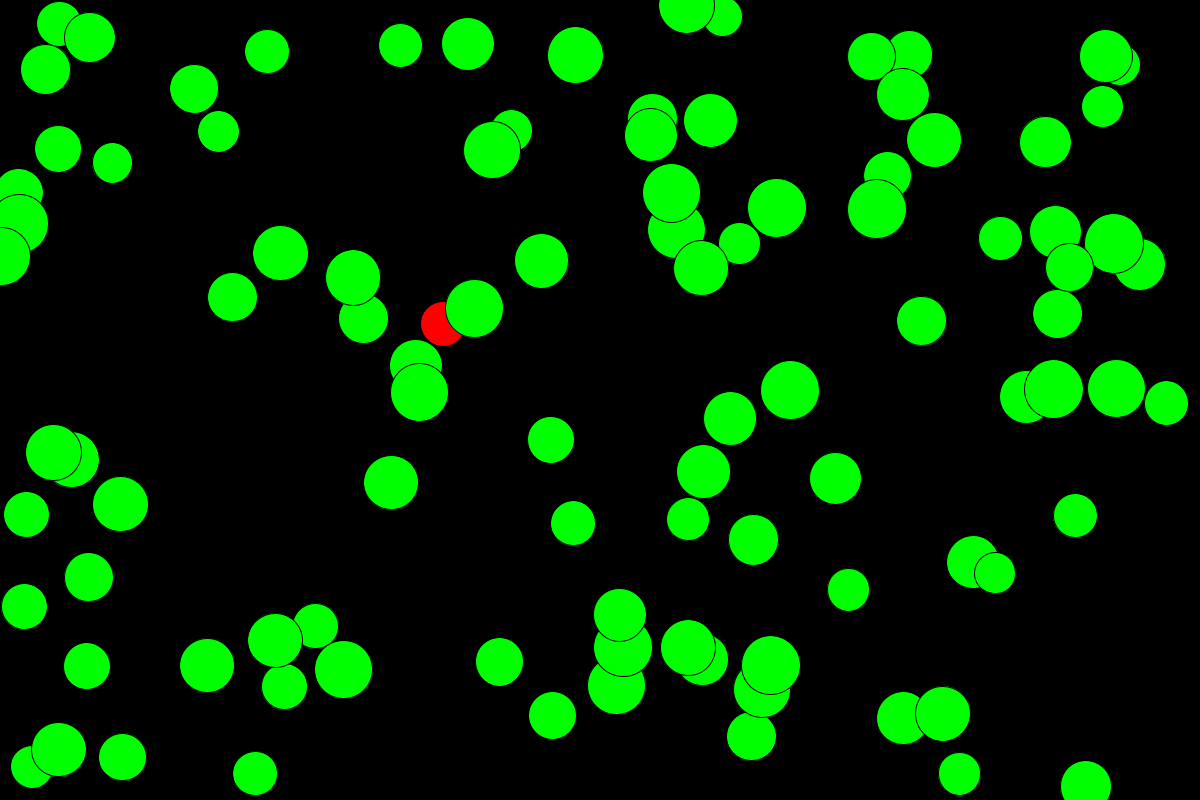
Frame 1 (no input)
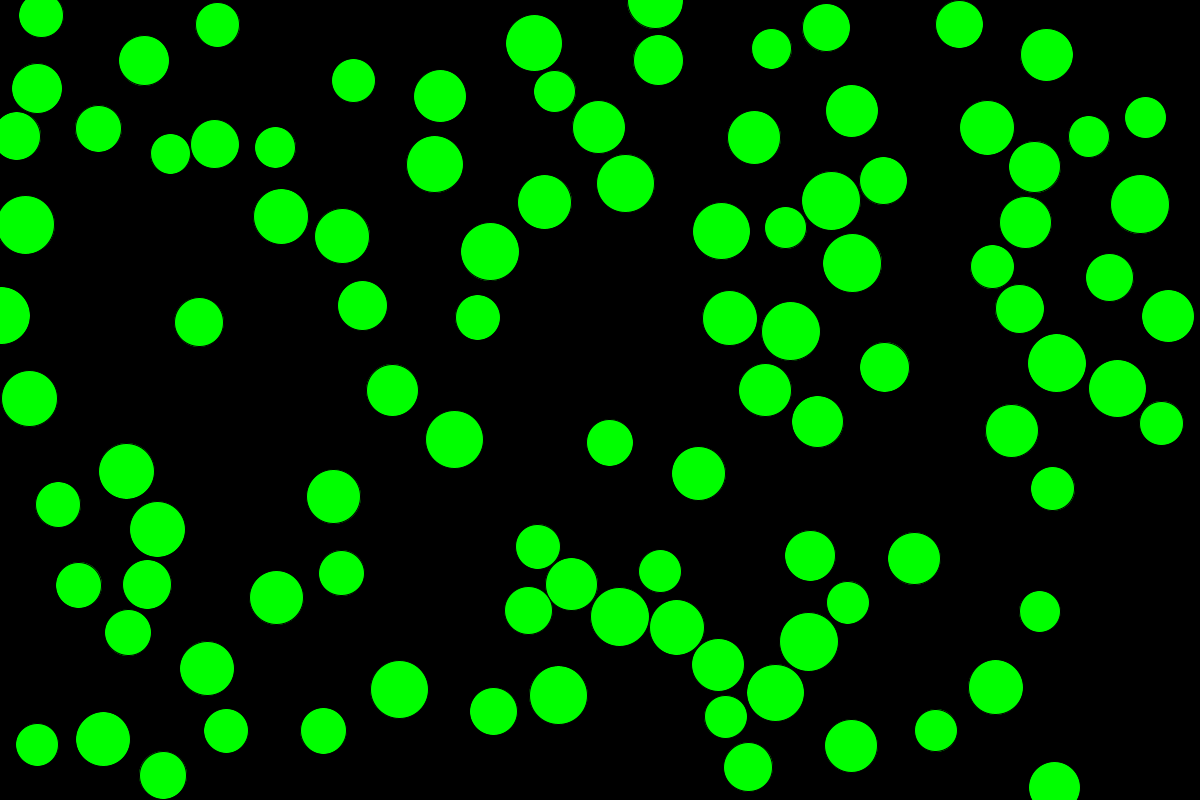
Frame 60 (the mouse pressed at the canvas centre just before this capture)
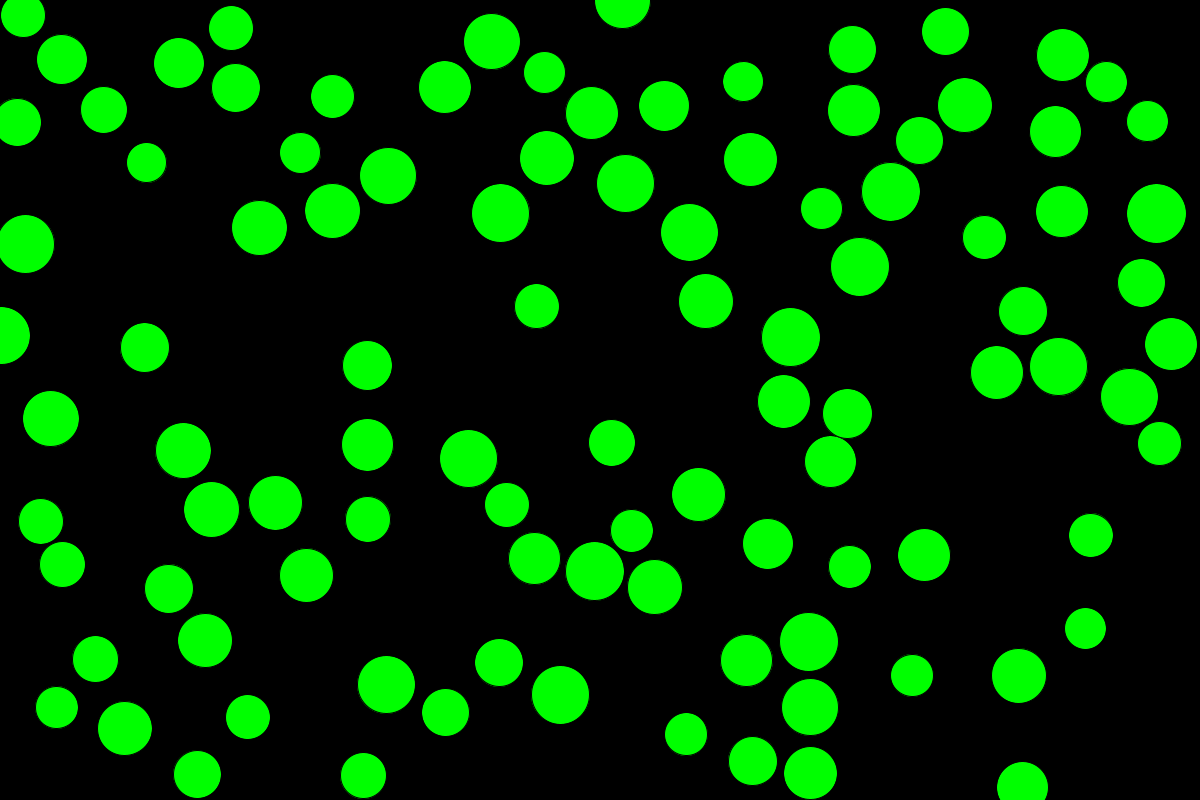
Frame 120 (the mouse held since frame 60 and released just before this capture)

The Processing sketch that drew these frames (run headless with seeded random() and noise(); from frame 60 on, the mouse is pressed at the canvas centre):

// Processing sketch: Collision_Balls_with_many_balls
// ── Collision_Balls_with_many_balls.pde
 int count =100;
float[] size = new float[count];
PVector[] loc=new PVector[count];
PVector[] vel= new PVector[count];
PVector[]acc =new PVector[count];

void setup(){
  size(1200,800);
  for(int i=0; i< count; i++){
  loc[i]=new PVector(random(size[i], width-size[i]), random(size[i], height-size[i]));
  vel[i]=PVector.random2D();
  acc[i]=new PVector(0,0);
  size[i]=random(40,60);
  }
}
void draw(){
  background(0);
  for(int i=0; i<count; i++){
  vel[i].add(acc[i]);
  loc[i].add(vel[i]);
   for (int r = 0; r < count; r++) {
      if (i!=r) {
        if (loc[i].dist(loc[r]) < size[i]/2 + size[r]/2) { 
          print("yes");
          fill(255,0,0);
          if (loc[i].x < loc[r].x) {    
            vel[i].x = -abs(vel[i].x);
            vel[r].x = abs(vel[r].x);
          } else {
            vel[i].x = abs(vel[i].x);
            vel[r].x = -abs(vel[r].x);
          }
          if (loc[i].y < loc[r].y) {   
            vel[i].y = -abs(vel[i].y);
            vel[r].y = abs(vel[r].y);
          } else {
            vel[i].y = abs(vel[i].y);
            vel[r].y = -abs(vel[r].y);
          }
        }else{
        fill(0,255,0);
   }
   }
   }
  ellipse(loc[i].x,loc[i].y,size[i],size[i]);
   if (loc[i].x + size[i]/2 > width || loc[i].x - size[i]/2 < 0) {
      vel[i].x *= -1;
    }
    if (loc[i].y + size[i]/2 > height || loc[i].y - size[i]/2 < 0) {
      vel[i].y *= -1;
    }
    }
  }
